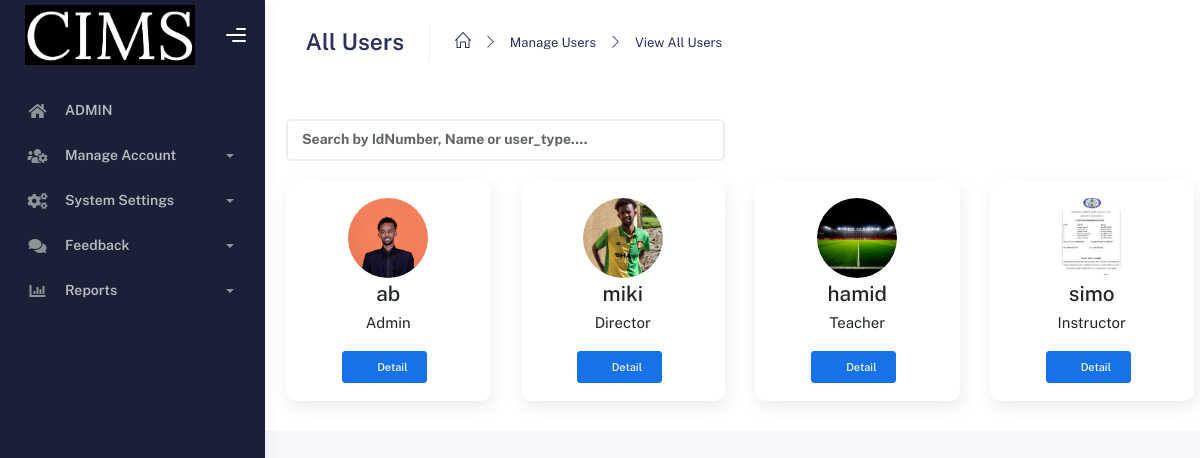
The app's page /Director/list_user.php (signed in) with its own data.
### tables this page shows
CREATE TABLE IF NOT EXISTS `users` (
  `uid` int NOT NULL AUTO_INCREMENT,
  `idNumber` varchar(50) NOT NULL,
  `profile_picture` varchar(250) NOT NULL,
  `first_name` varchar(30) NOT NULL,
  `father_name` varchar(30) NOT NULL,
  `grandfather_name` varchar(30) NOT NULL,
  `gender` varchar(30) NOT NULL,
  `user_type` varchar(30) NOT NULL,
  `username` varchar(50) NOT NULL,
  `password` varchar(250) NOT NULL,
  `email` varchar(50) NOT NULL,
  `phone` varchar(50) NOT NULL,
  `user_status` int NOT NULL,
  PRIMARY KEY (`uid`)
);

CREATE TABLE IF NOT EXISTS `role_type` (
  `rid` int NOT NULL AUTO_INCREMENT,
  `role_name` varchar(50) NOT NULL,
  `abbreviation_name` varchar(30) NOT NULL,
  `description` text,
  `created_at` timestamp NULL DEFAULT CURRENT_TIMESTAMP,
  PRIMARY KEY (`rid`)
);

### connection/function.php (called while the page is built, shortened)
<?php
include 'connection.php';
function getAllUsers()
{
    global $conn;
    $query = mysqli_query($conn, "select * from users");
    $result = array();
    while ($row = mysqli_fetch_array($query)) {
        array_push($result, $row);
    }
    return $result;
}
function getRoleNameById($role_id) {
    global $conn;
    $role_id = (int)$role_id;
    $query = "SELECT role_name FROM role_type WHERE rid = $role_id";
    $result = mysqli_query($conn, $query);
    if ($result && mysqli_num_rows($result) > 0) {
        $row = mysqli_fetch_assoc($result);
        return $row['role_name'];
    }
    return null;
}
?>

### Director/list_user.php (the view, shortened to what this page needs)
<?php
include('adminHeader.php');
?>
<div class="container">
  <div class="page-inner">
    <div class="page-header">
     <h3 class="fw-bold mb-3">All Users</h3>
      <ul class="breadcrumbs mb-3">
        <li class="nav-home"><a href="#"><i class="icon-home"></i></a></li>
        <li class="separator"><i class="icon-arrow-right"></i></li>
        <li class="nav-item"><a href="#">Manage Users</a></li>
        <li class="separator"><i class="icon-arrow-right"></i></li>
        <li class="nav-item"><a href="#">View All Users</a></li>
      </ul>
   </div>
</div>
<div class="container-fluid">
 <div class="row">
  <div class="col-6">
    <div class="page-title flex-wrap">
    <form method="GET">
    <div class="input-group">
  <input type="text" name="search" id="userSearch" class="form-control"
       style="font-weight: bold;" placeholder="Search by IdNumber, Name or user_type....">
        </div>
    </form>
    </div>
  </div>
</div>
<?php
    if (isset($_SESSION["uid"])) {
        if (isset($_GET['search']) && !empty(trim($_GET['search']))) {
            $searchTerm = $_GET['search'];
            $users = searchUsers($searchTerm);
        } else {
            $users = getAllUsers();
        }
?>
<div class="row">
    <?php
    if (!empty($users)) {
        foreach ($users as $user) {
    ?>
<div class="col-xl-3 col-lg-4 col-sm-6 user-card"
     data-idnumber="<?= strtolower($user['idNumber']) ?>"
     data-username="<?= strtolower($user['username']) ?>"
     data-usertype="<?= strtolower($user['user_type']) ?>"
     data-firstname="<?= strtolower($user['first_name']) ?>">
  <div class="card contact_list text-center">
    <div class="card-body">
      <div class="user-content">
        <div class="user-info">
          <div class="user-img">
            <img class="profile-images" src="<?php echo $user["profile_picture"]; ?>" alt="Profile Picture" width="100" height="100">
          </div>
          <div class="user-details">
            <h4 class="user-name mb-0"><?php echo $user["username"]; ?></h4>
            <p><?php echo getRoleNameById($user["user_type"]); ?></p>
          </div>
        </div>
      </div>
      <a href="profiledetail.php?uid=<?php echo $user['uid']; ?>" class="btn btn-primary btn-sm w-50 me-2"><i class="fa-solid fa-user me-2"></i>Detail</a>
    </div>
  </div>
</div>
    <?php }
    } else {
        echo "<p class='mt-3 text-danger'>No users found.</p>";
    }
    ?>
</div>
        <?php
        } else {
        }
        ?>
    </div>
</div>

### Director/list_user.php (style rules this page uses)
.profile-images { width: 80px; height: 80px; border-radius: 100%; object-fit: cover; }

### records on screen
users: profile_picture (picture), username "ab", user_type.role_name "Admin"
users: profile_picture (placeholder picture), username "miki", user_type.role_name "Director"
users: profile_picture (picture), username "hamid", user_type.role_name "Teacher"
users: profile_picture (picture), username "simo", user_type.role_name "Instructor"
